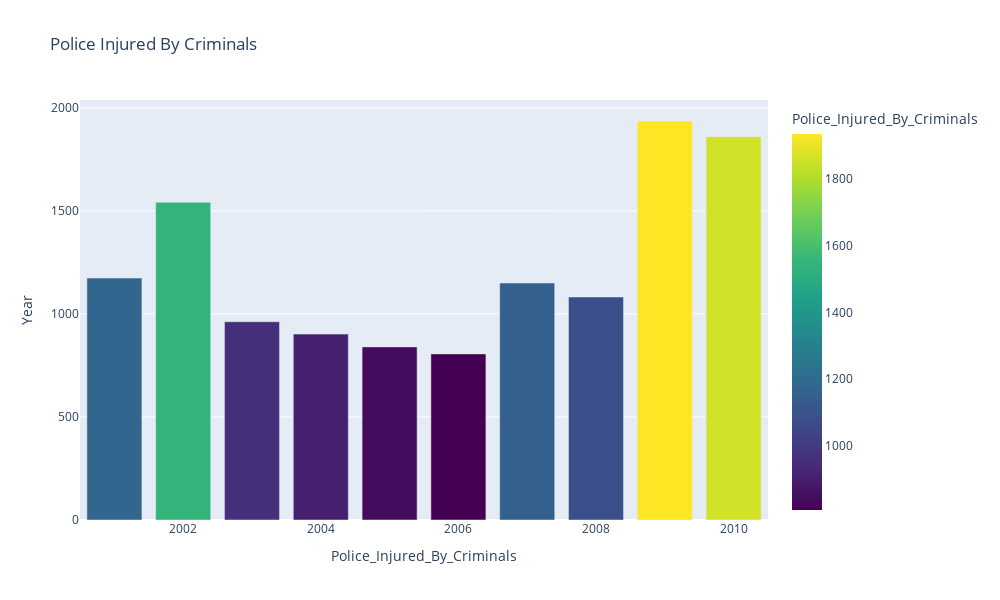
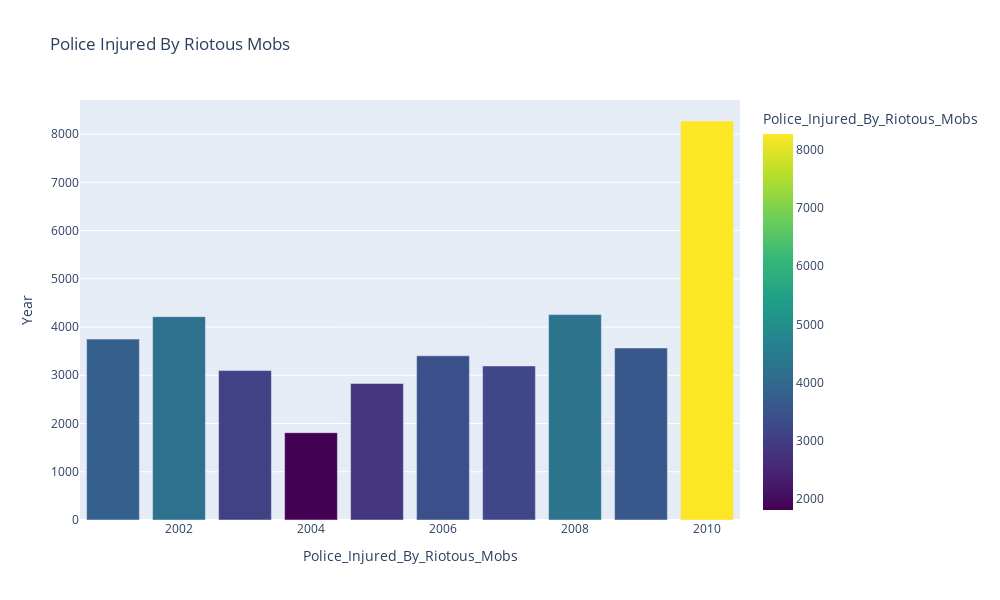
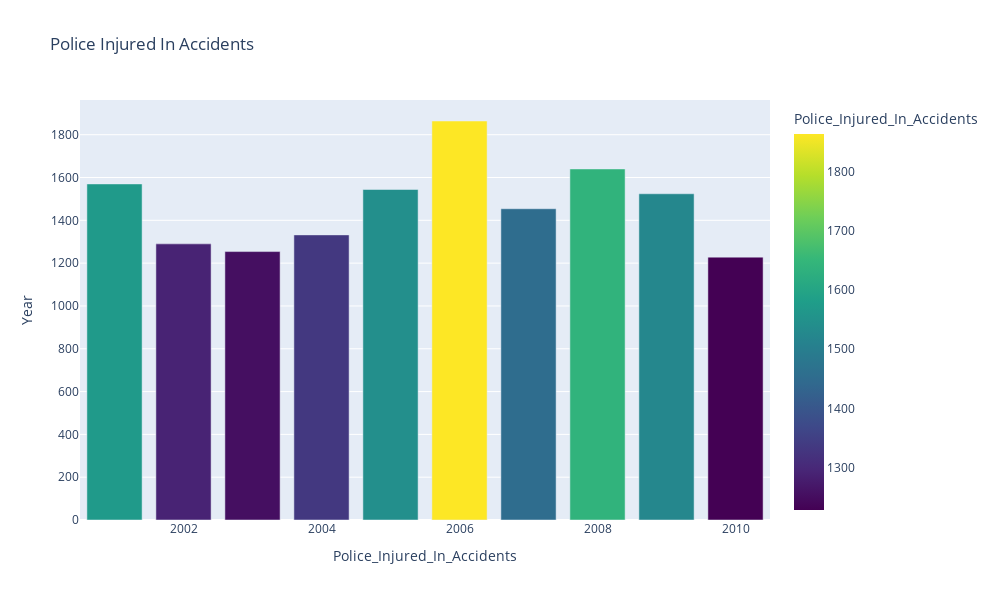
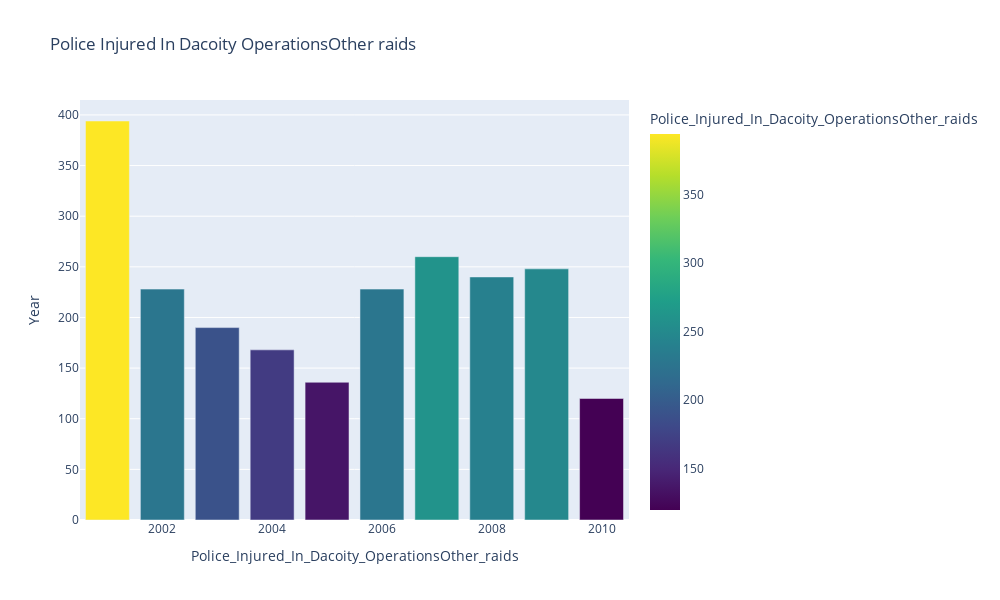

The cell these charts' notebook holds for them, in order:
### Code cell
for crime in crime_columns:
    sorted_year =crime_year.sort_values(crime,ascending=False)
    fig = px.bar(sorted_year,y=crime,x ='Year',title =crime.replace("_"," "), 
                color = crime,
                labels={'Year':'Year',crime:crime},
                hover_data={'Year':True,crime:True},
                color_continuous_scale="viridis")
    fig.update_layout(xaxis_title = crime,
                     yaxis_title ="Year",
                     height =600,
                     width =1000)
                    
                     
                    
    fig.show()

### Figure 1 — Plotly figure (JSON) as saved in the notebook; plotly's stock layout.template omitted (floating-point values rounded to 4 significant figures)
{"data": [{"alignmentgroup": "True", "hovertemplate": "Year=%{x}<br>Police_Injured_By_Criminals=%{marker.color}<extra></extra>", "legendgroup": "", "marker": {"color": [1936, 1860, 1542, 1174, 1150, 1082, 962, 902, 840, 806], "coloraxis": "coloraxis", "pattern": {"shape": ""}}, "name": "", "offsetgroup": "", "orientation": "v", "showlegend": false, "textposition": "auto", "type": "bar", "x": [2009, 2010, 2002, 2001, 2007, 2008, 2003, 2004, 2005, 2006], "xaxis": "x", "y": [1936, 1860, 1542, 1174, 1150, 1082, 962, 902, 840, 806], "yaxis": "y"}], "layout": {"barmode": "relative", "coloraxis": {"colorbar": {"title": {"text": "Police_Injured_By_Criminals"}}, "colorscale": [[0, "#440154"], [0.1111, "#482878"], [0.2222, "#3e4989"], [0.3333, "#31688e"], [0.4444, "#26828e"], [0.5556, "#1f9e89"], [0.6667, "#35b779"], [0.7778, "#6ece58"], [0.8889, "#b5de2b"], [1, "#fde725"]]}, "height": 600, "legend": {"tracegroupgap": 0}, "title": {"text": "Police Injured By Criminals"}, "width": 1000, "xaxis": {"anchor": "y", "domain": [0, 1], "title": {"text": "Police_Injured_By_Criminals"}}, "yaxis": {"anchor": "x", "domain": [0, 1], "title": {"text": "Year"}}}}

### Figure 2 — Plotly figure (JSON) as saved in the notebook; plotly's stock layout.template omitted (floating-point values rounded to 4 significant figures)
{"data": [{"alignmentgroup": "True", "hovertemplate": "Year=%{x}<br>Police_Injured_By_Riotous_Mobs=%{marker.color}<extra></extra>", "legendgroup": "", "marker": {"color": [8272, 4258, 4216, 3750, 3566, 3404, 3194, 3098, 2830, 1810], "coloraxis": "coloraxis", "pattern": {"shape": ""}}, "name": "", "offsetgroup": "", "orientation": "v", "showlegend": false, "textposition": "auto", "type": "bar", "x": [2010, 2008, 2002, 2001, 2009, 2006, 2007, 2003, 2005, 2004], "xaxis": "x", "y": [8272, 4258, 4216, 3750, 3566, 3404, 3194, 3098, 2830, 1810], "yaxis": "y"}], "layout": {"barmode": "relative", "coloraxis": {"colorbar": {"title": {"text": "Police_Injured_By_Riotous_Mobs"}}, "colorscale": [[0, "#440154"], [0.1111, "#482878"], [0.2222, "#3e4989"], [0.3333, "#31688e"], [0.4444, "#26828e"], [0.5556, "#1f9e89"], [0.6667, "#35b779"], [0.7778, "#6ece58"], [0.8889, "#b5de2b"], [1, "#fde725"]]}, "height": 600, "legend": {"tracegroupgap": 0}, "title": {"text": "Police Injured By Riotous Mobs"}, "width": 1000, "xaxis": {"anchor": "y", "domain": [0, 1], "title": {"text": "Police_Injured_By_Riotous_Mobs"}}, "yaxis": {"anchor": "x", "domain": [0, 1], "title": {"text": "Year"}}}}

### Figure 3 — Plotly figure (JSON) as saved in the notebook; plotly's stock layout.template omitted (floating-point values rounded to 4 significant figures)
{"data": [{"alignmentgroup": "True", "hovertemplate": "Year=%{x}<br>Police_Injured_In_Accidents=%{marker.color}<extra></extra>", "legendgroup": "", "marker": {"color": [1864, 1640, 1570, 1544, 1524, 1454, 1332, 1290, 1254, 1228], "coloraxis": "coloraxis", "pattern": {"shape": ""}}, "name": "", "offsetgroup": "", "orientation": "v", "showlegend": false, "textposition": "auto", "type": "bar", "x": [2006, 2008, 2001, 2005, 2009, 2007, 2004, 2002, 2003, 2010], "xaxis": "x", "y": [1864, 1640, 1570, 1544, 1524, 1454, 1332, 1290, 1254, 1228], "yaxis": "y"}], "layout": {"barmode": "relative", "coloraxis": {"colorbar": {"title": {"text": "Police_Injured_In_Accidents"}}, "colorscale": [[0, "#440154"], [0.1111, "#482878"], [0.2222, "#3e4989"], [0.3333, "#31688e"], [0.4444, "#26828e"], [0.5556, "#1f9e89"], [0.6667, "#35b779"], [0.7778, "#6ece58"], [0.8889, "#b5de2b"], [1, "#fde725"]]}, "height": 600, "legend": {"tracegroupgap": 0}, "title": {"text": "Police Injured In Accidents"}, "width": 1000, "xaxis": {"anchor": "y", "domain": [0, 1], "title": {"text": "Police_Injured_In_Accidents"}}, "yaxis": {"anchor": "x", "domain": [0, 1], "title": {"text": "Year"}}}}

### Figure 4 — Plotly figure (JSON) as saved in the notebook; plotly's stock layout.template omitted (floating-point values rounded to 4 significant figures)
{"data": [{"alignmentgroup": "True", "hovertemplate": "Year=%{x}<br>Police_Injured_In_Dacoity_OperationsOther_raids=%{marker.color}<extra></extra>", "legendgroup": "", "marker": {"color": [394, 260, 248, 240, 228, 228, 190, 168, 136, 120], "coloraxis": "coloraxis", "pattern": {"shape": ""}}, "name": "", "offsetgroup": "", "orientation": "v", "showlegend": false, "textposition": "auto", "type": "bar", "x": [2001, 2007, 2009, 2008, 2006, 2002, 2003, 2004, 2005, 2010], "xaxis": "x", "y": [394, 260, 248, 240, 228, 228, 190, 168, 136, 120], "yaxis": "y"}], "layout": {"barmode": "relative", "coloraxis": {"colorbar": {"title": {"text": "Police_Injured_In_Dacoity_OperationsOther_raids"}}, "colorscale": [[0, "#440154"], [0.1111, "#482878"], [0.2222, "#3e4989"], [0.3333, "#31688e"], [0.4444, "#26828e"], [0.5556, "#1f9e89"], [0.6667, "#35b779"], [0.7778, "#6ece58"], [0.8889, "#b5de2b"], [1, "#fde725"]]}, "height": 600, "legend": {"tracegroupgap": 0}, "title": {"text": "Police Injured In Dacoity OperationsOther raids"}, "width": 1000, "xaxis": {"anchor": "y", "domain": [0, 1], "title": {"text": "Police_Injured_In_Dacoity_OperationsOther_raids"}}, "yaxis": {"anchor": "x", "domain": [0, 1], "title": {"text": "Year"}}}}
